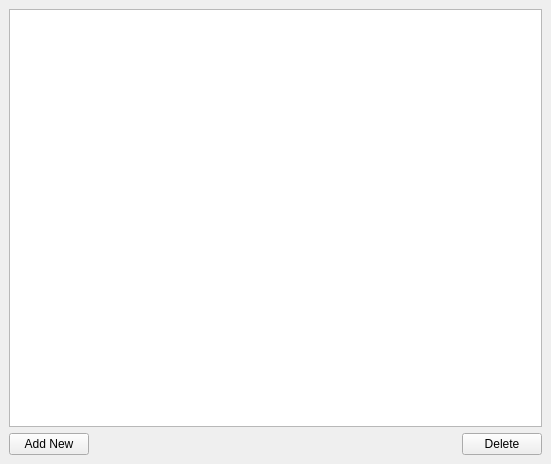
<?xml version="1.0" encoding="UTF-8"?>
<ui version="4.0">
 <class>Companies</class>
 <widget class="QMainWindow" name="Companies">
  <property name="geometry">
   <rect>
    <x>0</x>
    <y>0</y>
    <width>551</width>
    <height>464</height>
   </rect>
  </property>
  <property name="windowTitle">
   <string>MainWindow</string>
  </property>
  <widget class="QWidget" name="centralwidget">
   <layout class="QVBoxLayout" name="verticalLayout">
    <item>
     <widget class="CustomQueryView" name="lstCompanies"/>
    </item>
    <item>
     <layout class="QHBoxLayout" name="horizontalLayout">
      <item>
       <widget class="QPushButton" name="cmdAddNew">
        <property name="text">
         <string>Add New</string>
        </property>
       </widget>
      </item>
      <item>
       <spacer name="horizontalSpacer">
        <property name="orientation">
         <enum>Qt::Horizontal</enum>
        </property>
        <property name="sizeHint" stdset="0">
         <size>
          <width>40</width>
          <height>20</height>
         </size>
        </property>
       </spacer>
      </item>
      <item>
       <widget class="QPushButton" name="cmdDelete">
        <property name="text">
         <string>Delete</string>
        </property>
       </widget>
      </item>
     </layout>
    </item>
   </layout>
  </widget>
 </widget>
 <customwidgets>
  <customwidget>
   <class>CustomQueryView</class>
   <extends>QTreeView</extends>
   <header>customqueryview.h</header>
  </customwidget>
 </customwidgets>
 <resources/>
 <connections/>
</ui>
